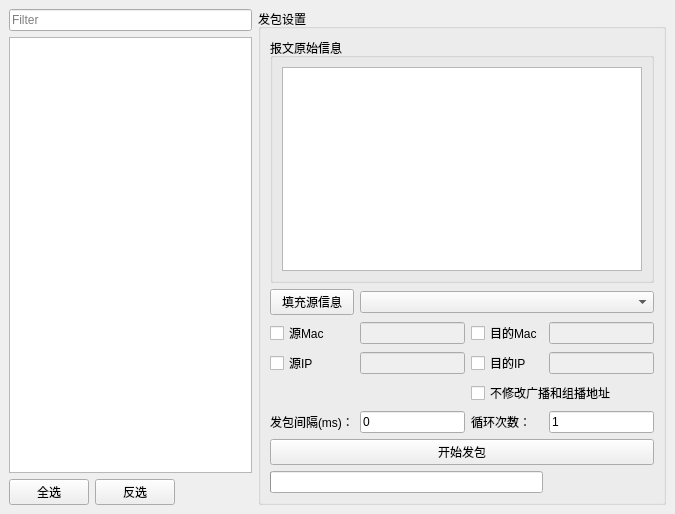
<?xml version="1.0" encoding="UTF-8"?>
<ui version="4.0">
 <class>MainWindow</class>
 <widget class="QMainWindow" name="MainWindow">
  <property name="geometry">
   <rect>
    <x>0</x>
    <y>0</y>
    <width>675</width>
    <height>514</height>
   </rect>
  </property>
  <property name="windowTitle">
   <string>CatSend</string>
  </property>
  <property name="windowIcon">
   <iconset>
    <normaloff>icon.ico</normaloff>icon.ico</iconset>
  </property>
  <widget class="QWidget" name="centralwidget">
   <layout class="QGridLayout" name="gridLayout_2">
    <item row="0" column="0">
     <layout class="QGridLayout" name="gridLayout">
      <item row="2" column="0">
       <widget class="QPushButton" name="btnCheckAll">
        <property name="text">
         <string>全选</string>
        </property>
       </widget>
      </item>
      <item row="0" column="3" rowspan="3">
       <widget class="QGroupBox" name="groupBox">
        <property name="title">
         <string>发包设置</string>
        </property>
        <layout class="QGridLayout" name="gridLayout_4">
         <item row="0" column="0">
          <layout class="QGridLayout" name="gridLayout_3">
           <item row="12" column="3">
            <widget class="QLabel" name="lblSendStatus">
             <property name="text">
              <string/>
             </property>
            </widget>
           </item>
           <item row="4" column="1">
            <widget class="QLineEdit" name="edtSrcIP">
             <property name="enabled">
              <bool>false</bool>
             </property>
            </widget>
           </item>
           <item row="1" column="1" colspan="3">
            <widget class="QComboBox" name="cmbNetCard"/>
           </item>
           <item row="9" column="1">
            <widget class="QLineEdit" name="edtInter">
             <property name="styleSheet">
              <string notr="true"/>
             </property>
             <property name="text">
              <string>0</string>
             </property>
            </widget>
           </item>
           <item row="2" column="2">
            <widget class="QCheckBox" name="cbxDstMac">
             <property name="text">
              <string>目的Mac</string>
             </property>
            </widget>
           </item>
           <item row="2" column="3">
            <widget class="QLineEdit" name="edtDstMac">
             <property name="enabled">
              <bool>false</bool>
             </property>
            </widget>
           </item>
           <item row="9" column="0">
            <widget class="QLabel" name="label">
             <property name="text">
              <string>发包间隔(ms)：</string>
             </property>
            </widget>
           </item>
           <item row="9" column="3">
            <widget class="QLineEdit" name="edtLoop">
             <property name="text">
              <string>1</string>
             </property>
            </widget>
           </item>
           <item row="4" column="0">
            <widget class="QCheckBox" name="cbxSrcIP">
             <property name="text">
              <string>源IP</string>
             </property>
            </widget>
           </item>
           <item row="2" column="0">
            <widget class="QCheckBox" name="cbxSrcMac">
             <property name="maximumSize">
              <size>
               <width>500</width>
               <height>16777215</height>
              </size>
             </property>
             <property name="text">
              <string>源Mac</string>
             </property>
            </widget>
           </item>
           <item row="4" column="3">
            <widget class="QLineEdit" name="edtDstIP">
             <property name="enabled">
              <bool>false</bool>
             </property>
            </widget>
           </item>
           <item row="4" column="2">
            <widget class="QCheckBox" name="cbxDstIP">
             <property name="text">
              <string>目的IP</string>
             </property>
            </widget>
           </item>
           <item row="0" column="0" colspan="4">
            <widget class="QGroupBox" name="groupBox_2">
             <property name="maximumSize">
              <size>
               <width>16777215</width>
               <height>10000</height>
              </size>
             </property>
             <property name="title">
              <string>报文原始信息</string>
             </property>
             <layout class="QHBoxLayout" name="horizontalLayout">
              <item>
               <widget class="QTextEdit" name="edtInfo">
                <property name="readOnly">
                 <bool>true</bool>
                </property>
               </widget>
              </item>
             </layout>
            </widget>
           </item>
           <item row="11" column="0" colspan="4">
            <widget class="QPushButton" name="btnSend">
             <property name="text">
              <string>开始发包</string>
             </property>
            </widget>
           </item>
           <item row="12" column="0" colspan="3">
            <widget class="QProgressBar" name="SendProgress">
             <property name="maximum">
              <number>100</number>
             </property>
             <property name="value">
              <number>-1</number>
             </property>
             <property name="textVisible">
              <bool>true</bool>
             </property>
            </widget>
           </item>
           <item row="9" column="2">
            <widget class="QLabel" name="label_2">
             <property name="text">
              <string>循环次数：</string>
             </property>
            </widget>
           </item>
           <item row="2" column="1">
            <widget class="QLineEdit" name="edtSrcMac">
             <property name="enabled">
              <bool>false</bool>
             </property>
            </widget>
           </item>
           <item row="1" column="0">
            <widget class="QPushButton" name="btnGetNCMac">
             <property name="text">
              <string>填充源信息</string>
             </property>
            </widget>
           </item>
           <item row="8" column="2" colspan="2">
            <widget class="QCheckBox" name="cboxNoChangeBroad">
             <property name="text">
              <string>不修改广播和组播地址</string>
             </property>
            </widget>
           </item>
          </layout>
         </item>
        </layout>
       </widget>
      </item>
      <item row="2" column="1">
       <widget class="QPushButton" name="btnCheckInv">
        <property name="text">
         <string>反选</string>
        </property>
       </widget>
      </item>
      <item row="1" column="0" colspan="3">
       <widget class="QListWidget" name="listPkt">
        <property name="maximumSize">
         <size>
          <width>250</width>
          <height>16777215</height>
         </size>
        </property>
       </widget>
      </item>
      <item row="0" column="0" colspan="3">
       <widget class="QLineEdit" name="edtFilter">
        <property name="maximumSize">
         <size>
          <width>250</width>
          <height>16777215</height>
         </size>
        </property>
        <property name="placeholderText">
         <string>Filter</string>
        </property>
       </widget>
      </item>
      <item row="2" column="2">
       <widget class="QLabel" name="lblCount">
        <property name="text">
         <string/>
        </property>
       </widget>
      </item>
     </layout>
    </item>
   </layout>
  </widget>
  <widget class="QMenuBar" name="menubar">
   <property name="geometry">
    <rect>
     <x>0</x>
     <y>0</y>
     <width>675</width>
     <height>23</height>
    </rect>
   </property>
  </widget>
 </widget>
 <resources/>
 <connections>
  <connection>
   <sender>cbxSrcMac</sender>
   <signal>clicked(bool)</signal>
   <receiver>edtSrcMac</receiver>
   <slot>setEnabled(bool)</slot>
   <hints>
    <hint type="sourcelabel">
     <x>282</x>
     <y>201</y>
    </hint>
    <hint type="destinationlabel">
     <x>400</x>
     <y>202</y>
    </hint>
   </hints>
  </connection>
  <connection>
   <sender>cbxSrcIP</sender>
   <signal>toggled(bool)</signal>
   <receiver>edtSrcIP</receiver>
   <slot>setEnabled(bool)</slot>
   <hints>
    <hint type="sourcelabel">
     <x>299</x>
     <y>222</y>
    </hint>
    <hint type="destinationlabel">
     <x>362</x>
     <y>220</y>
    </hint>
   </hints>
  </connection>
  <connection>
   <sender>cbxDstMac</sender>
   <signal>toggled(bool)</signal>
   <receiver>edtDstMac</receiver>
   <slot>setEnabled(bool)</slot>
   <hints>
    <hint type="sourcelabel">
     <x>502</x>
     <y>190</y>
    </hint>
    <hint type="destinationlabel">
     <x>550</x>
     <y>197</y>
    </hint>
   </hints>
  </connection>
  <connection>
   <sender>cbxDstIP</sender>
   <signal>toggled(bool)</signal>
   <receiver>edtDstIP</receiver>
   <slot>setEnabled(bool)</slot>
   <hints>
    <hint type="sourcelabel">
     <x>505</x>
     <y>225</y>
    </hint>
    <hint type="destinationlabel">
     <x>546</x>
     <y>224</y>
    </hint>
   </hints>
  </connection>
 </connections>
</ui>
